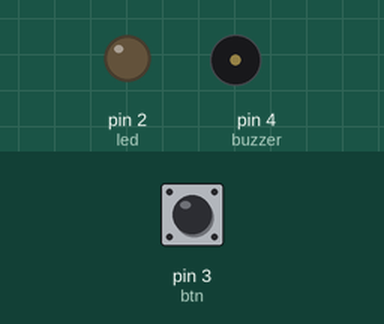
The sketch below on a simulated Arduino Uno, built with avr-gcc and run on an emulated ATmega328P. On the bench: output pins drawn as LEDs (lit = HIGH), buzzer (waves = sounding, pin HIGH). Dashed ring = blinking. Inputs (shaded band) come from the test bench; at power-on: pin 3 (btn) HIGH.

Above: at 1.2 s.
1.3 s: pin 3 (btn) pulled LOW for 0.15 s
At 2.3 s:
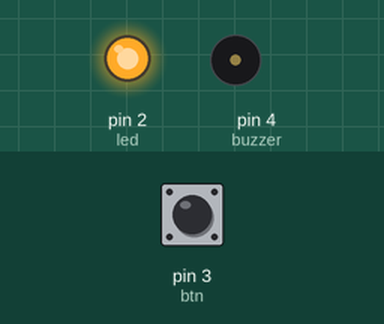
3.2 s: pin 3 (btn) pulled LOW for 1 s
At 3.65 s:
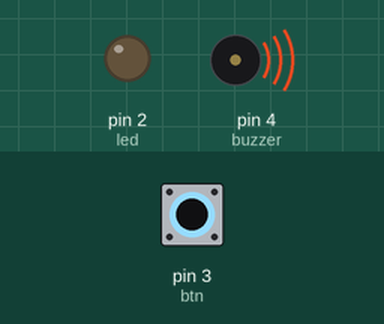
6.2 s: pin 3 (btn) pulled LOW for 3.2 s
At 6.65 s:
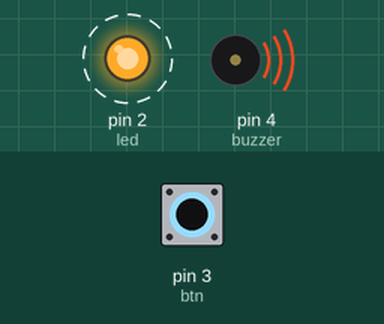
Timing chart, 0 to 10.9 s (numbered marks = the images above; inputs shaded):
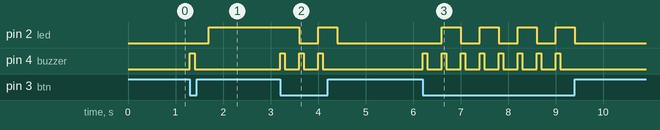

The sketch:

interruptor.ino
```cpp
const int led = 2;
const int btn = 3;
const int buzzer = 4;

void setup() {
  pinMode(led, OUTPUT);
  pinMode(buzzer, OUTPUT);
  pinMode(btn, INPUT_PULLUP);
}

int state = LOW;

void loop() {
  int pressed = !digitalRead(btn);

  if (pressed) {
    state = !state;

    digitalWrite(buzzer, HIGH);
    delay(100);
    digitalWrite(buzzer, LOW);
    delay(300);
  }

  digitalWrite(led, state);
}
```

Measured:
- after the input at 1.3 s, pin 2 (led): LOW → HIGH after 0.40 s; pin 4 (buzzer): LOW → HIGH at once, → LOW 0.10 s later
- after the input at 3.2 s, pin 2 (led): HIGH → LOW after 0.40 s, → HIGH 0.40 s later, → LOW 0.40 s later; pin 4 (buzzer): alternates HIGH for 0.10 s and LOW for 0.30 s, 6 changes in all, then stays LOW, starting at once
- after the input at 6.2 s, pin 2 (led): alternates HIGH for 0.40 s and LOW for 0.40 s, 8 changes in all, then stays LOW, starting after 0.40 s; pin 4 (buzzer): alternates HIGH for 0.10 s and LOW for 0.30 s, 16 changes in all, then stays LOW, starting at once
